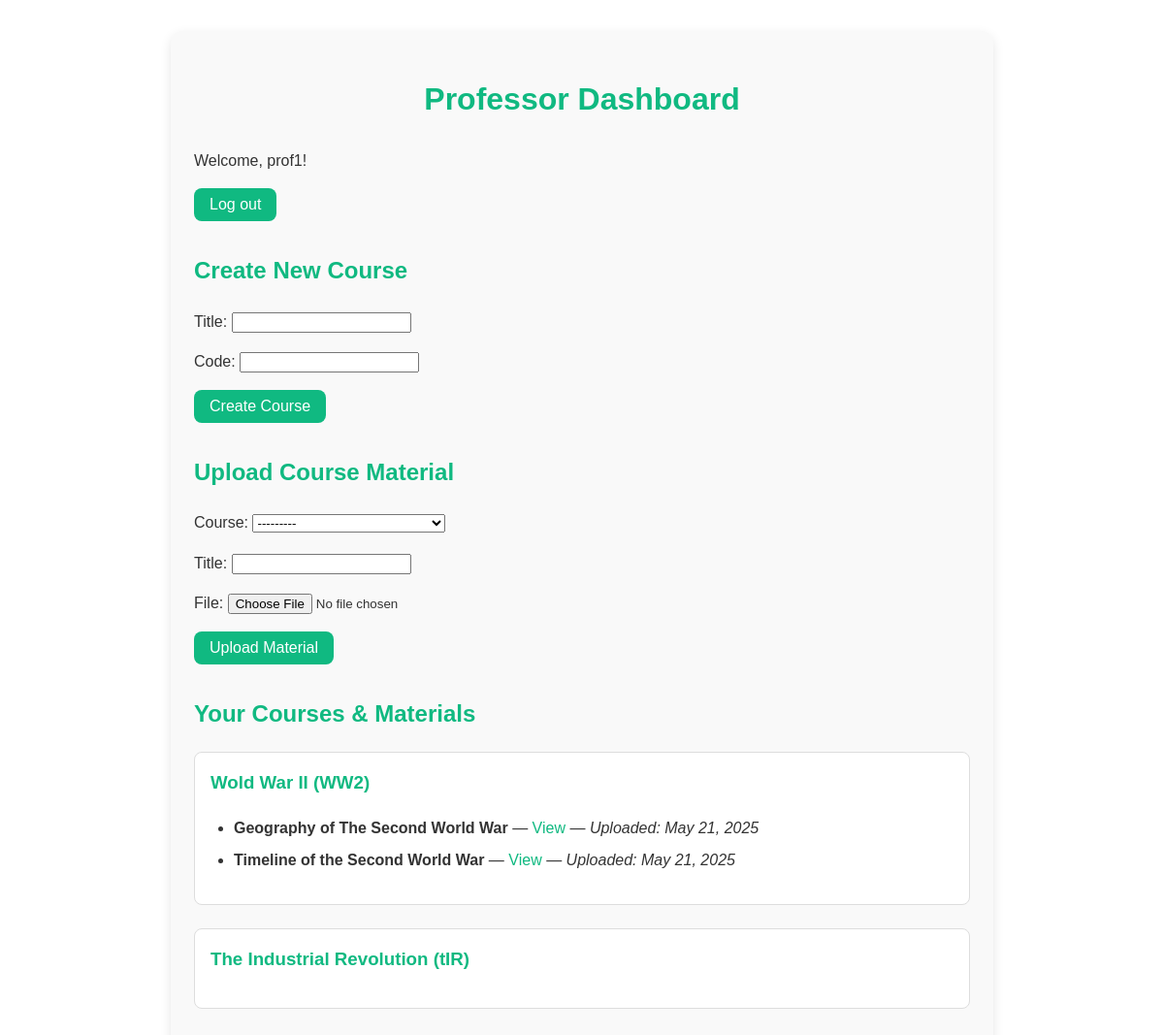
The app's page / (signed in) with its own data.
### users/models.py (models this page shows)
class CustomUser(AbstractUser):
    ROLE_CHOICES = (
        ('student', 'Student'),
        ('professor', 'Professor'),
    )
    role = models.CharField(max_length=10, choices=ROLE_CHOICES)

### core/models.py (models this page shows, shortened)
class Course(models.Model):
    title = models.CharField(max_length=200)
    code = models.CharField(max_length=20, unique=True)
    professor = models.ForeignKey(settings.AUTH_USER_MODEL, on_delete=models.CASCADE)
    created_at = models.DateTimeField(auto_now_add=True)
    def __str__(self):
        return f"{self.code} - {self.title}"

class CourseMaterial(models.Model):
    course = models.ForeignKey(Course, on_delete=models.CASCADE, null=True)
    title = models.CharField(max_length=200)
    file = models.FileField(upload_to='courses/')
    uploaded_by = models.ForeignKey(settings.AUTH_USER_MODEL, on_delete=models.CASCADE)
    uploaded_at = models.DateTimeField(auto_now_add=True)

### core/views.py (the view, shortened to what this page needs)
# urls.py: path('', views.dashboard, name='dashboard'),
@login_required
def dashboard(request):
    if request.user.groups.filter(name='Professors').exists():
        course_form = CourseForm(request.POST or None)
        material_form = CourseMaterialForm(request.user, request.POST or None, request.FILES or None)
        professor_courses = Course.objects.filter(professor=request.user)
        professor_materials = CourseMaterial.objects.filter(uploaded_by=request.user)
        return render(request, 'core/professor_dashboard.html', {
            'course_form': course_form,
            'material_form': material_form,
            'courses': professor_courses,
            'materials': professor_materials
        })
    elif request.user.groups.filter(name='Students').exists():
        all_courses = Course.objects.all()
        return render(request, 'core/student_dashboard.html', {
            'courses': all_courses
        })
    else:
        return render(request, 'core/home.html', {
            'error': 'You are not assigned to a role (Student/Professor).'
        })

### core/forms.py
class CourseForm(forms.ModelForm):
    class Meta:
        model = Course
        fields = ['title', 'code']

class CourseMaterialForm(forms.ModelForm):
    class Meta:
        model = CourseMaterial
        fields = ['course', 'title', 'file']
    def __init__(self, user, *args, **kwargs):
        super().__init__(*args, **kwargs)
        self.fields['course'].queryset = Course.objects.filter(professor=user)

### core/templates/core/professor_dashboard.html (shortened to what this page needs)
<!DOCTYPE html>
<html lang="en">
<head>
</head>
<body>
    <div class="container">
        <h1>Professor Dashboard</h1>
        <p>Welcome, {{ user.username }}!</p>
        <form method="post" action="{% url 'logout' %}">
            <button type="submit">Log out</button>
        </form>
        <h2>Create New Course</h2>
        <form method="post">
            {{ course_form.as_p }}
            <button type="submit" name="create_course">Create Course</button>
        </form>
        <h2>Upload Course Material</h2>
        <form method="post" enctype="multipart/form-data">
            {{ material_form.as_p }}
            <button type="submit" name="upload_material">Upload Material</button>
        </form>
        <h2>Your Courses & Materials</h2>
        {% for course in courses %}
            <div class="course-section">
                <h3>{{ course.title }} ({{ course.code }})</h3>
                <ul>
                    {% for material in materials %}
                        {% if material.course == course %}
                        <li>
                            <strong>{{ material.title }}</strong> —
                            <a href="{{ material.file.url }}" target="_blank">View</a> —
                            <em>Uploaded: {{ material.uploaded_at|date:"M d, Y" }}</em>
                        </li>
                        {% endif %}
                    {% empty %}
                        <li>No materials uploaded for this course yet</li>
                    {% endfor %}
                </ul>
            </div>
        {% empty %}
            <p>No courses created yet. Create your first course using the form above.</p>
        {% endfor %}
    </div>
</body>
</html>

### core/templates/core/professor_dashboard.html (style rules this page uses)
:root { --primary-color: #10b981; --text-color: #333; --secondary-text: #666; --background: #ffffff; --card-bg: #f9f9f9; --border-color: #ddd; }
body { font-family: Arial, sans-serif; margin: 0; padding: 0; background-color: var(--background); color: var(--text-color); line-height: 1.6; }
.container { max-width: 800px; margin: 2rem auto; padding: 1.5rem; border-radius: 12px; background-color: var(--card-bg); box-shadow: 0 4px 12px rgba(0, 0, 0, 0.1); }
h1, h2, h3 { color: var(--primary-color); }
h1 { text-align: center; margin-bottom: 1.5rem; }
button { background-color: var(--primary-color); color: #fff; border: none; border-radius: 8px; padding: 0.5rem 1rem; cursor: pointer; font-size: 1rem; transition: background-color 0.3s ease; }
form { margin-bottom: 2rem; }
.course-section { margin-bottom: 1.5rem; padding: 1rem; border: 1px solid var(--border-color); border-radius: 8px; background-color: var(--background); }
.course-section h3 { margin-top: 0; }
ul { padding-left: 1.5rem; }
li { margin-bottom: 0.5rem; }
a { color: var(--primary-color); text-decoration: none; }
p { margin: 1rem 0; }

### records on screen
CustomUser: username "prof1"
Course: title "Wold War II", code "WW2"
CourseMaterial: title "Geography of The Second World War", uploaded_at "May 21, 2025"
CourseMaterial: title "Timeline of the Second World War", uploaded_at "May 21, 2025"
Course: title "The Industrial Revolution", code "tIR"
